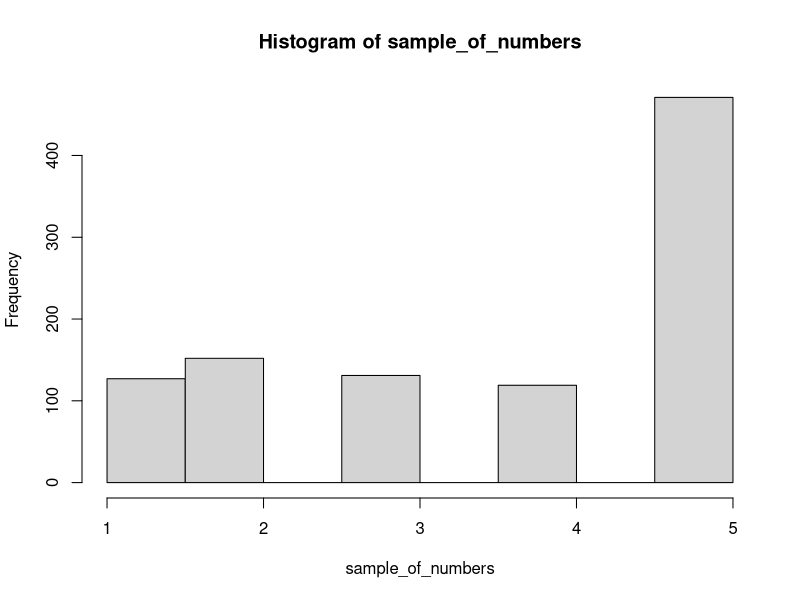
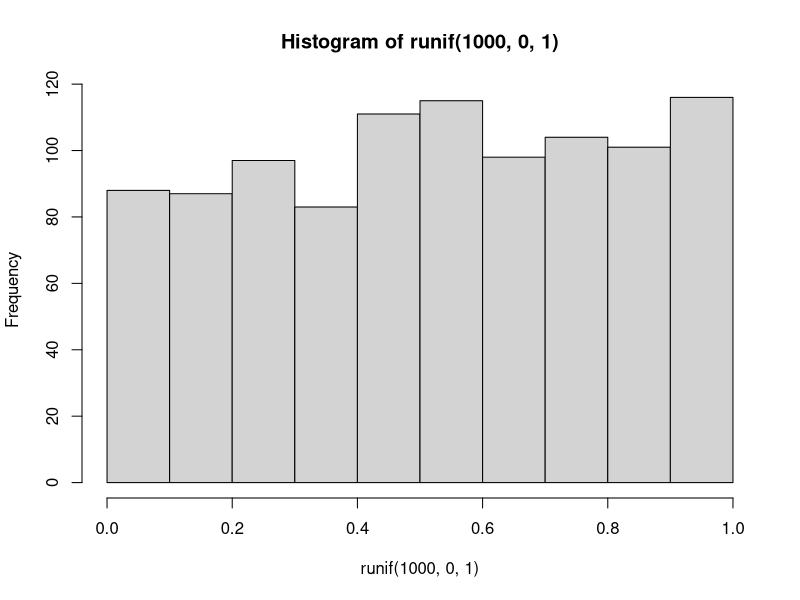
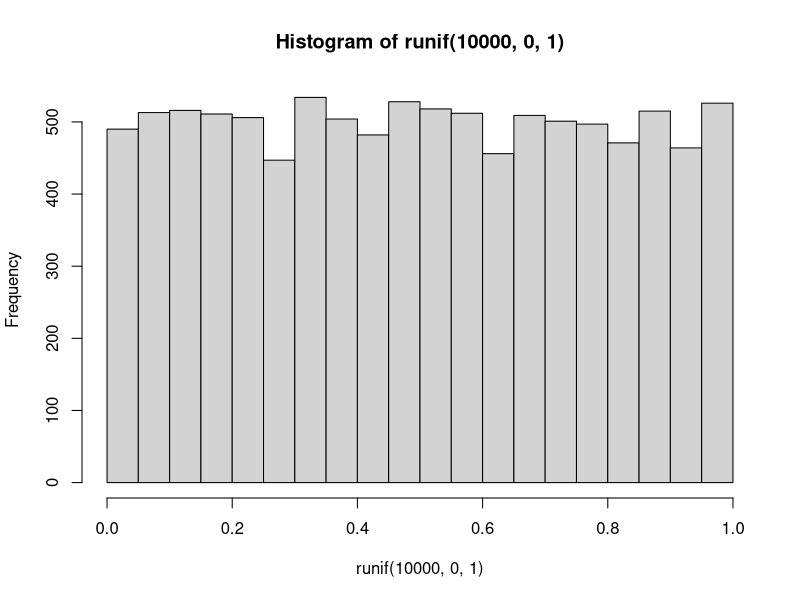
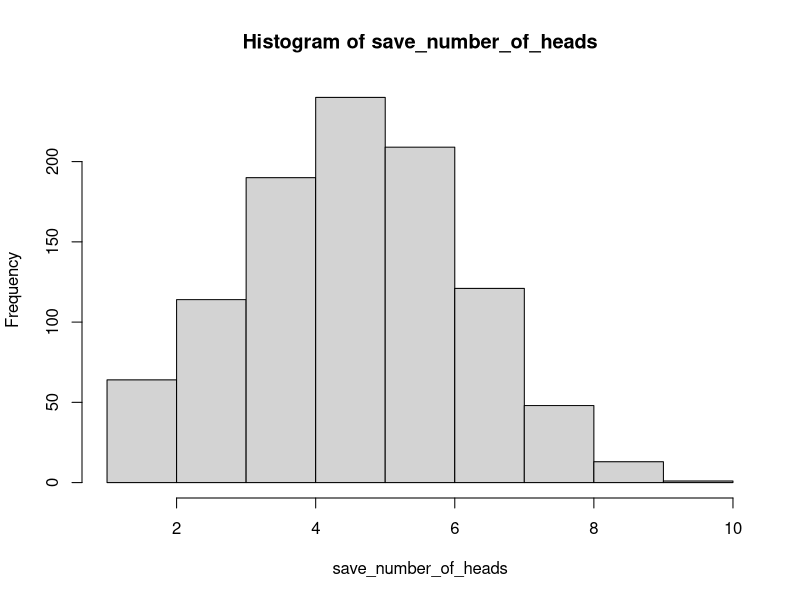
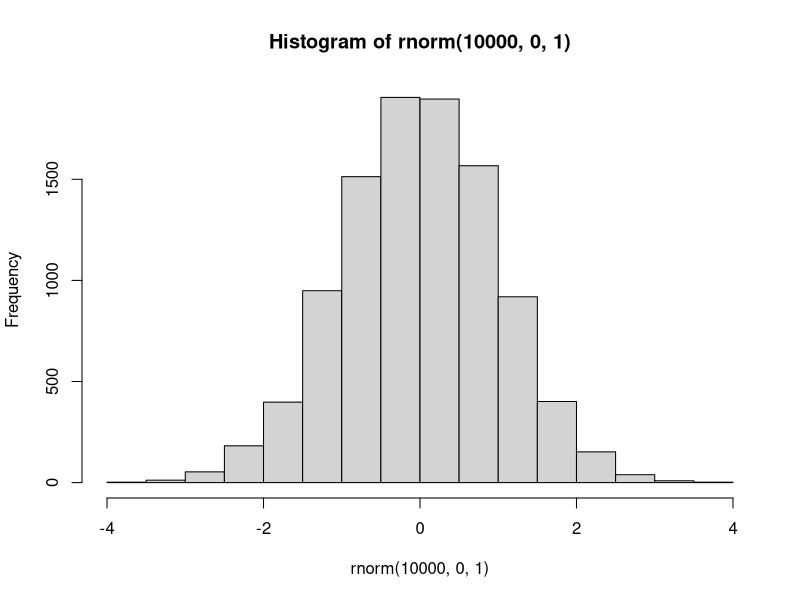
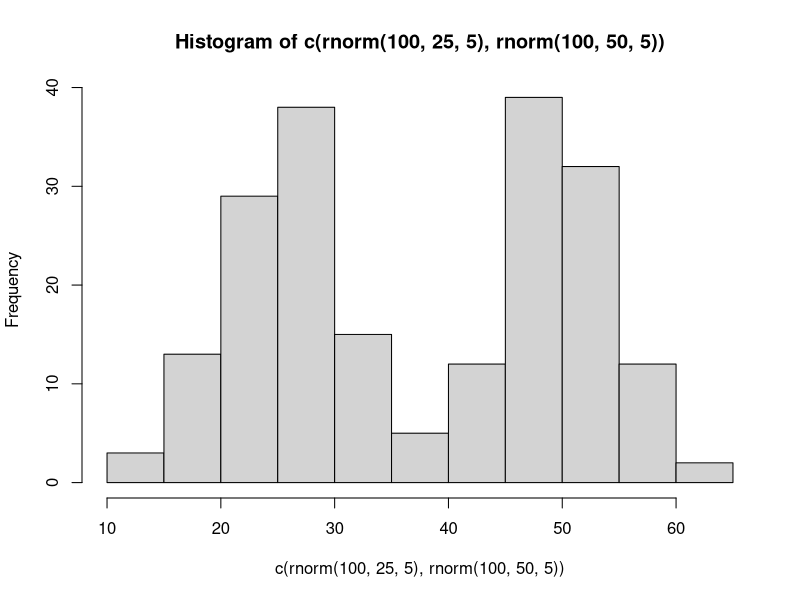
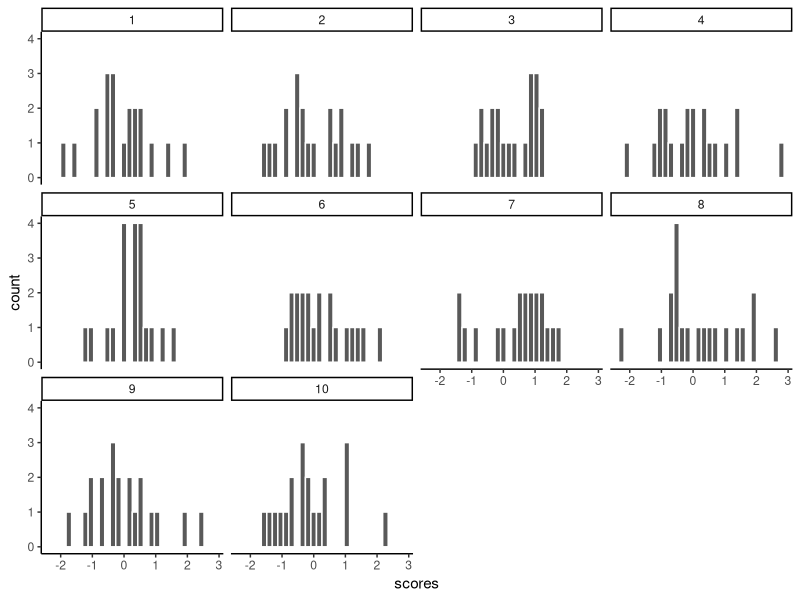
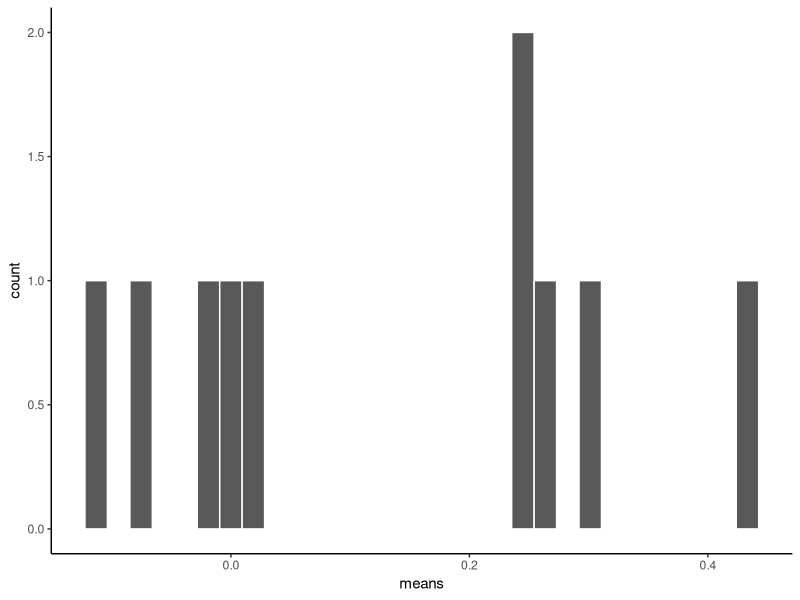

Here is the R script that generated these plots, in order: (Note: this script raises an error after producing the figures.)
## ---- chunk 1
gumballs <- c("A","B")
sample_of_gumballs <-sample(gumballs, 10, replace=TRUE)
sample_of_gumballs
## ---- chunk 2
some_numbers <- c(1,2,3,4,5,5,5,5)
sample_of_numbers <-sample(some_numbers, 20, replace=TRUE)
sample_of_numbers
## ---- chunk 3
library(ggplot2)
some_numbers <- c(1,2,3,4,5,5,5,5)
sample_of_numbers <-sample(some_numbers, 1000, replace=TRUE)
hist(sample_of_numbers)

## ---- chunk 4
hist(runif(1000,0,1))
## ---- chunk 5
hist(runif(10000,0,1))
## ---- chunk 6
coin_flips <- rbinom(10,1,.5)
coin_flips

## ---- chunk 7
coin_flips <- rbinom(10,1,.5)
sum(coin_flips)
## ---- chunk 8
save_number_of_heads<-length(1000) # make an empty variable to save things in

for(i in 1:1000){
  save_number_of_heads[i] <- sum(rbinom(10,1,.5))
}

hist(save_number_of_heads)

## ---- chunk 9
hist(rnorm(10000,0,1))
## ---- chunk 10
hist( c( rnorm(100,25,5), rnorm(100,50,5)) )
## ---- chunk 11
scores <- rnorm(10*20,0,1)
samples <- rep(1:10,each=20)
my_df <- data.frame(samples,scores)
## ---- chunk 12
ggplot(my_df, aes(x=scores))+
  geom_histogram(color="white")+
  facet_wrap(~samples)+
  theme_classic()
## ---- chunk 13
library(dplyr)

sample_means <- my_df %>%
                group_by(samples) %>%
                summarise(means=mean(scores))

knitr::kable(sample_means)

## ---- chunk 14
 
 ggplot(sample_means, aes(x=means))+
  geom_histogram(color="white")+
  theme_classic()
 
## ---- chunk 15
mean(sample_means$means)
## ---- chunk 16
# get 1000 samples with 20 scores each

scores <- rnorm(1000*20,0,1)
samples <- rep(1:1000,each=20)
my_df <- data.frame(samples,scores)

# get the means of the samples

sample_means <- my_df %>%
                group_by(samples) %>%
                summarise(means=mean(scores))

# make a histogram

 ggplot(sample_means, aes(x=means))+
  geom_histogram(color="white")+
  theme_classic()


## ---- chunk 17
all_df<-data.frame()
for(i in 1:1000){
  sample<-rnorm(50,100,20)
  sample_mean<-mean(sample)
  sample_sd<-sd(sample)
  sample_max<-max(sample)
  sample_median<-median(sample)
  t_df<-data.frame(i,sample_mean,sample_sd,sample_max,sample_median)
  all_df<-rbind(all_df,t_df)
}

library(ggpubr)
a<-ggplot(all_df,aes(x=sample_mean))+
  geom_histogram(color="white")+
  theme_classic()
b<-ggplot(all_df,aes(x=sample_sd))+
  geom_histogram(color="white")+
  theme_classic()
c<-ggplot(all_df,aes(x=sample_max))+
  geom_histogram(color="white")+
  theme_classic()
d<-ggplot(all_df,aes(x=sample_median))+
  geom_histogram(color="white")+
  theme_classic()

ggarrange(a,b,c,d,
          ncol = 2, nrow = 2)

## ---- chunk 18
scores <- runif(100*1000,0,1)
samples <- rep(1:100,each=1000)
my_df <- data.frame(samples,scores)

ggplot(my_df[1:(10*1000),], aes(x=scores))+
  geom_histogram(color="white", bins=10)+
  facet_wrap(~samples)+
  theme_classic()+
  ylim(0,200)

## ---- chunk 19

sample_means <- my_df %>%
                group_by(samples) %>%
                summarise(means=mean(scores))

# make a histogram

 ggplot(sample_means, aes(x=means))+
  geom_histogram(color="white", bins=15)+
  theme_classic()


## ---- chunk 20
normal_dist <- dnorm(seq(-4,4,.1), 0, 1)
values <-seq(-4,4,.1)
normal_df <-data.frame(values,normal_dist)

ggplot(normal_df, aes(x=values,y=normal_dist))+
  geom_line()+
  theme_classic()


## ---- chunk 21
pnorm(0, mean = 0, sd= 1, lower.tail=FALSE)
## ---- chunk 22
pnorm(2, mean = 0, sd= 1, lower.tail=FALSE)
## ---- chunk 23
ps<-pnorm(c(-1,1), mean = 0, sd= 1, lower.tail=FALSE)
ps[1]-ps[2]
## ---- chunk 24
ps<-pnorm(c(1,2), mean = 0, sd= 1, lower.tail=FALSE)
ps[1]-ps[2]
## ---- chunk 25
ps<-pnorm(c(2,3), mean = 0, sd= 1, lower.tail=FALSE)
ps[1]-ps[2]
## ---- chunk 26
some_numbers <- rnorm(20,50,25)
## ---- chunk 27
my_mean <- mean(some_numbers)
my_sd <-sd(some_numbers)

print(my_mean)
print(my_sd)
## ---- chunk 28
differences<-some_numbers-my_mean
print(my_sd)
## ---- chunk 29
z_scores<-differences/my_sd
print(z_scores)
## ---- chunk 30
knitr::include_graphics('img/4.4.11.png')
## ---- chunk 31
knitr::include_graphics('img/4.4.12.png')
## ---- chunk 32
knitr::include_graphics('img/4.4.13.png')
## ---- chunk 33
knitr::include_graphics('img/4.4.14.png')
## ---- chunk 34
knitr::include_graphics('img/4.4.15.png')
## ---- chunk 35
knitr::include_graphics('img/4.4.15.png')
## ---- chunk 36
knitr::include_graphics('img/4.4.14.png')
## ---- chunk 37
knitr::include_graphics('img/4.4.16.png')
## ---- chunk 38
knitr::include_graphics('img/4.4.17.png')
## ---- chunk 39
knitr::include_graphics('img/4.4.18.png')
## ---- chunk 40
knitr::include_graphics('img/4.4.19.png')
